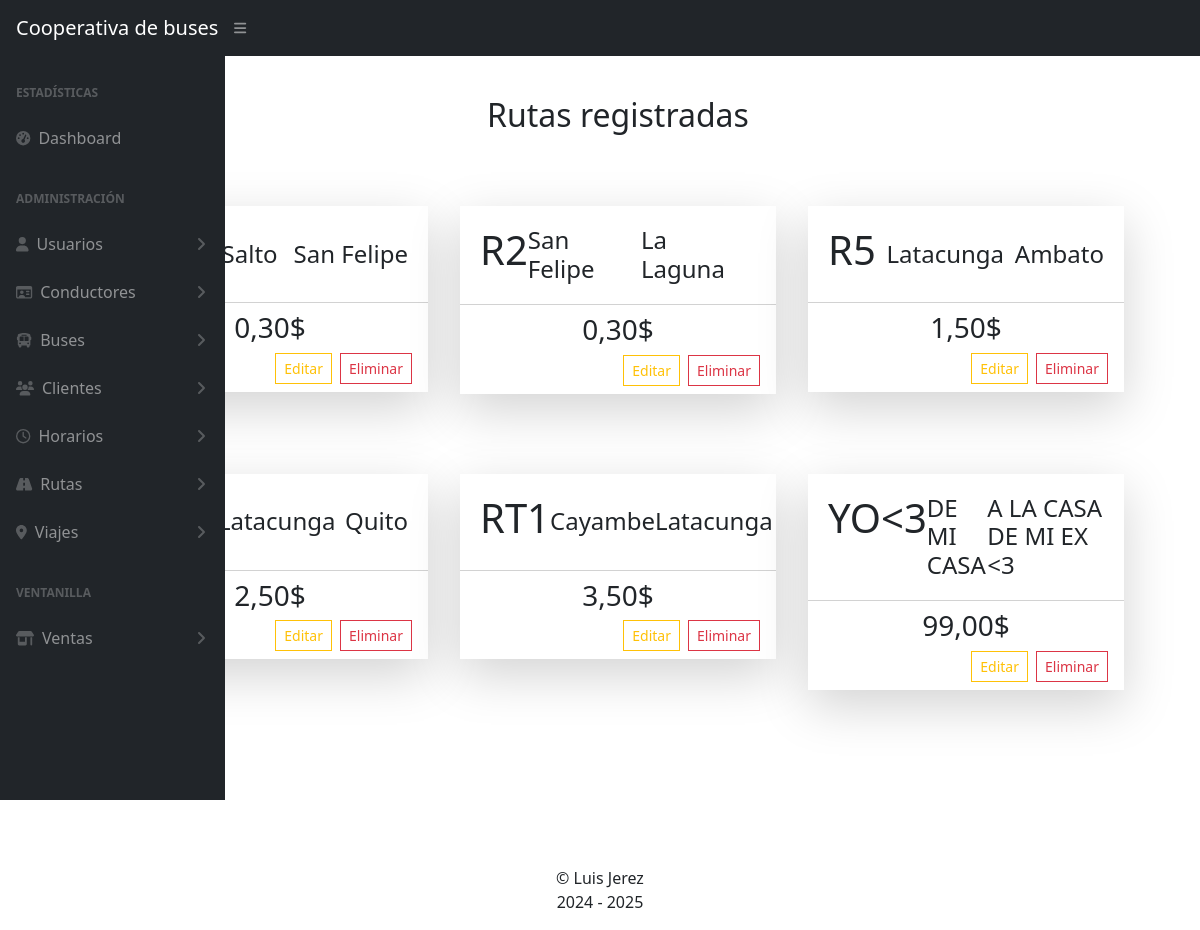
The page /rutas/ on the database as committed earlier.
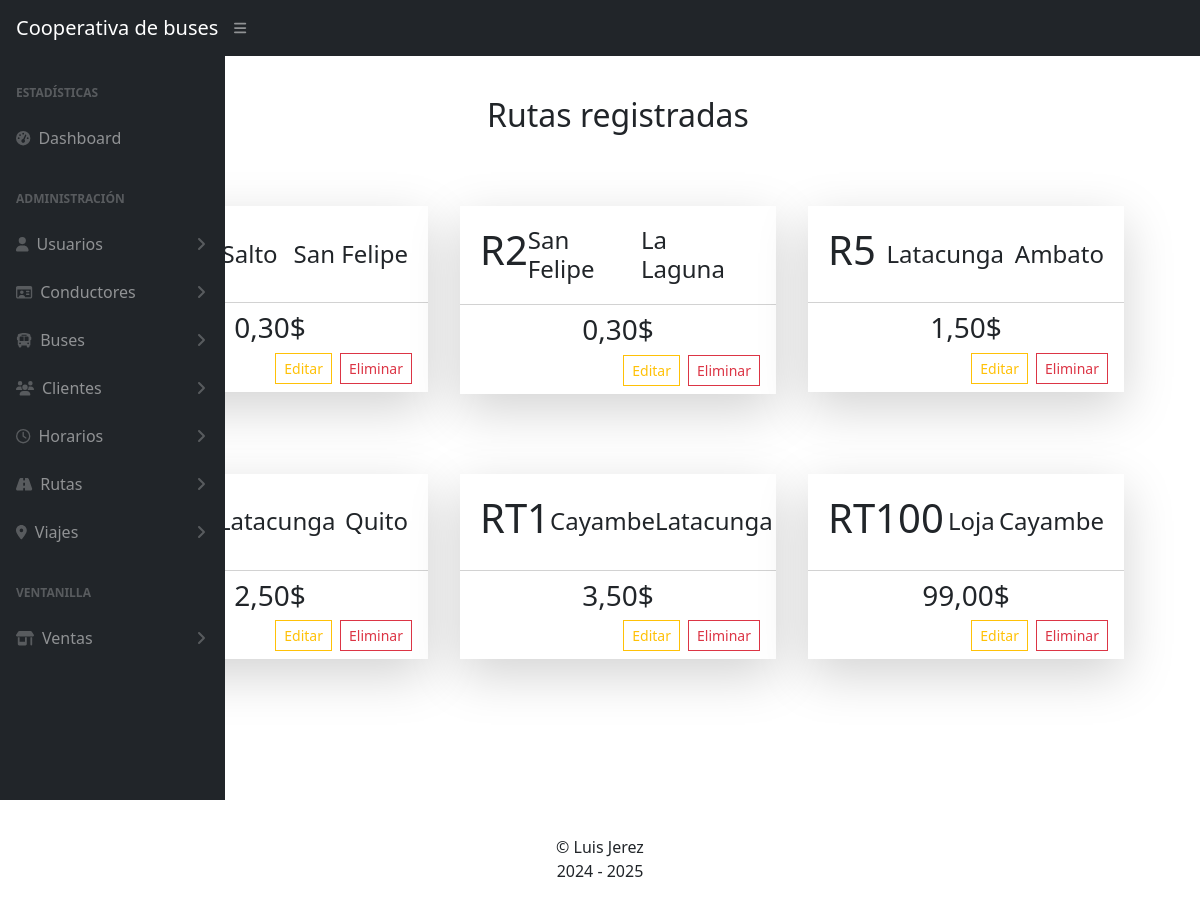
The same page on the database as committed later.
### Apps/rutas/models.py (models this page shows, shortened)
class Ruta(models.Model):
    id = models.BigAutoField(primary_key=True)
    codigo = models.CharField(max_length=10, unique=True)
    partida = models.TextField(verbose_name='Lugar de Partida')
    destino = models.TextField(verbose_name='Lugar de Llegada')
    precio = models.DecimalField(verbose_name='Precio', default=0.3, max_digits=4, decimal_places=2)

### Apps/rutas/views.py (the view)
# urls.py: path('', views.inicio),
def inicio(request):
    return render(request, 'rutas.html', {'rutas':Ruta.objects.all(),
                                          'titulo':'RUTAS'})

### Apps/rutas/templates/rutas.html (shortened to what this page needs)
{% extends 'base.html' %}
{% block body %}
<div class="container m-5">
  <div class="row pt-5 text-center">
    <h2>Rutas registradas</h2>
  </div>
  <div class="row p-5">
    {% for r in rutas %}
    <div class="col-sm-4 p-3 mb-5">
      <div class="rounded-0 border-0 card shadow-lg">
        <div class="card-body">
          <div class="d-flex justify-content-between p-md-1">
            <div class="d-flex">
              <div>
                <h1 class="h1">{{r.codigo}}</h2>
              </div>
            </div>
            <div class="align-self-center">
              <h2 class="h4 mb-0">{{r.partida}}</h2>
            </div>
            <div class="align-self-center">
              <h2 class="h4 mb-0">{{r.destino}}</h2>
            </div>
          </div>
        </div>
        <div class="card-footer bg-body">
          <div class="d-flex justify-content-center align-items-center">
            <h3 class="h3">{{r.precio}}$</h3>
          </div>
          <div class="d-flex justify-content-end align-items-center">
            <a href="/rutas/administracion/editar/{{r.id}}"
              class="rounded-0 btn btn-sm me-2 btn-outline-warning">Editar</a>
            <form action="/rutas/administracion/eliminar/{{r.id}}" method="post">
              <button class="rounded-0 btn btn-outline-danger btn-sm">
                Eliminar
              </button>
            </form>
          </div>
        </div>
      </div>
    </div>
    {% endfor %}
  </div>
</div>
{% endblock %}

Rows that differ between the two databases and show on the page:
changed Ruta: codigo "YO<3" → "RT100"; partida "DE MI CASA" → "Loja"; destino "A LA CASA DE MI EX <3" → "Cayambe"
